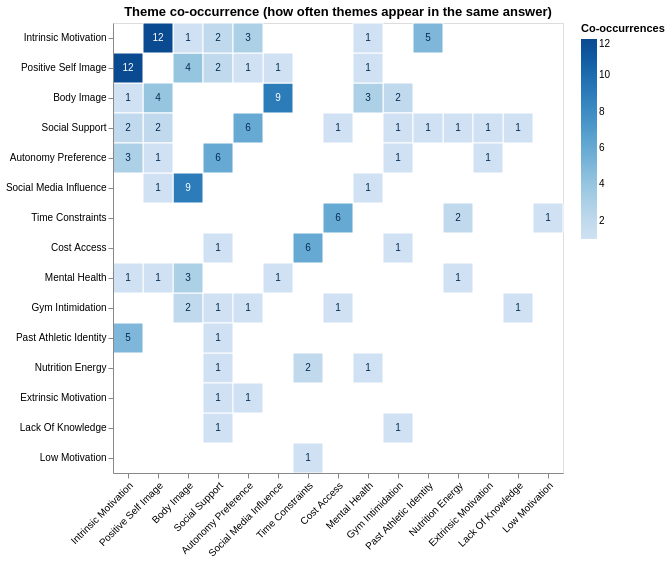

Notebook cell for this chart:
### Markdown cell above
---
## Viz 4: Theme co-occurrence heatmap

Shows which barrier themes tend to appear together in the same answers.

### Tableau instructions
1. Open `viz4_cooccurrence.csv` (already in long format)
2. Drag `theme_1` to **Rows**
3. Drag `theme_2` to **Columns**
4. Drag `count` to **Color**
5. Change mark type to **Square**
6. Color -> Edit Colors -> sequential Blue palette
7. Drag `count` to **Label**
8. Filter out rows where count = 0 (drag `count` to Filters, select range, set min to 1)
9. Sort both axes the same way (alphabetical or by total count)

### Code cell
# Deduplicate: keep only one direction (theme_1 < theme_2 alphabetically)
co_dedup = co[co["theme_1"] < co["theme_2"]].copy()
co_dedup = co_dedup[co_dedup["count"] > 0]

# Full matrix for heatmap (keep both directions)
co_full = co[co["count"] > 0].copy()

# Get theme order by total co-occurrences
theme_totals = co_full.groupby("theme_1")["count"].sum().sort_values(ascending=False)
theme_order = theme_totals.index.tolist()

chart4 = alt.Chart(co_full).mark_rect(stroke="white", strokeWidth=1).encode(
    x=alt.X("theme_2:N", sort=theme_order, title=None,
            axis=alt.Axis(labelAngle=-45)),
    y=alt.Y("theme_1:N", sort=theme_order, title=None),
    color=alt.Color("count:Q",
        scale=alt.Scale(scheme="blues"),
        title="Co-occurrences"
    ),
    tooltip=["theme_1", "theme_2", "count"]
).properties(
    width=450,
    height=450,
    title="Theme co-occurrence (how often themes appear in the same answer)"
)

text4 = alt.Chart(co_full).mark_text(fontSize=10).encode(
    x=alt.X("theme_2:N", sort=theme_order),
    y=alt.Y("theme_1:N", sort=theme_order),
    text=alt.Text("count:Q"),
    color=alt.condition(
        alt.datum.count > 6,
        alt.value("white"),
        alt.value("#042C53")
    )
)

viz4 = (chart4 + text4)

co_full.to_csv("viz_exports/viz4_cooccurrence.csv", index=False)
viz4

### Figure 1 — Vega-Lite specification as saved in the notebook (floating-point values rounded to 4 significant figures)
{"config": {"view": {"continuousWidth": 300, "continuousHeight": 300}}, "layer": [{"mark": {"type": "rect", "stroke": "white", "strokeWidth": 1}, "encoding": {"color": {"field": "count", "scale": {"scheme": "blues"}, "title": "Co-occurrences", "type": "quantitative"}, "tooltip": [{"field": "theme_1", "type": "nominal"}, {"field": "theme_2", "type": "nominal"}, {"field": "count", "type": "quantitative"}], "x": {"axis": {"labelAngle": -45}, "field": "theme_2", "sort": ["Intrinsic Motivation", "Positive Self Image", "Body Image", "Social Support", "Autonomy Preference", "Social Media Influence", "Time Constraints", "Cost Access", "Mental Health", "Gym Intimidation", "Past Athletic Identity", "Nutrition Energy", "Extrinsic Motivation", "Lack Of Knowledge", "Low Motivation"], "title": null, "type": "nominal"}, "y": {"field": "theme_1", "sort": ["Intrinsic Motivation", "Positive Self Image", "Body Image", "Social Support", "Autonomy Preference", "Social Media Influence", "Time Constraints", "Cost Access", "Mental Health", "Gym Intimidation", "Past Athletic Identity", "Nutrition Energy", "Extrinsic Motivation", "Lack Of Knowledge", "Low Motivation"], "title": null, "type": "nominal"}}, "title": "Theme co-occurrence (how often themes appear in the same answer)"}, {"mark": {"type": "text", "fontSize": 10}, "encoding": {"color": {"condition": {"test": "(datum.count > 6)", "value": "white"}, "value": "#042C53"}, "text": {"field": "count", "type": "quantitative"}, "x": {"field": "theme_2", "sort": ["Intrinsic Motivation", "Positive Self Image", "Body Image", "Social Support", "Autonomy Preference", "Social Media Influence", "Time Constraints", "Cost Access", "Mental Health", "Gym Intimidation", "Past Athletic Identity", "Nutrition Energy", "Extrinsic Motivation", "Lack Of Knowledge", "Low Motivation"], "type": "nominal"}, "y": {"field": "theme_1", "sort": ["Intrinsic Motivation", "Positive Self Image", "Body Image", "Social Support", "Autonomy Preference", "Social Media Influence", "Time Constraints", "Cost Access", "Mental Health", "Gym Intimidation", "Past Athletic Identity", "Nutrition Energy", "Extrinsic Motivation", "Lack Of Knowledge", "Low Motivation"], "type": "nominal"}}}], "data": {"name": "data-6606004d5df49bcd263636eb900715e0"}, "height": 450, "width": 450, "$schema": "https://vega.github.io/schema/vega-lite/v5.20.1.json", "datasets": {"data-6606004d5df49bcd263636eb900715e0": [{"theme_1": "Time Constraints", "theme_2": "Low Motivation", "count": 1}, {"theme_1": "Time Constraints", "theme_2": "Nutrition Energy", "count": 2}, {"theme_1": "Time Constraints", "theme_2": "Cost Access", "count": 6}, {"theme_1": "Body Image", "theme_2": "Social Media Influence", "count": 9}, {"theme_1": "Body Image", "theme_2": "Gym Intimidation", "count": 2}, {"theme_1": "Body Image", "theme_2": "Mental Health", "count": 3}, {"theme_1": "Body Image", "theme_2": "Positive Self Image", "count": 4}, {"theme_1": "Body Image", "theme_2": "Intrinsic Motivation", "count": 1}, {"theme_1": "Social Media Influence", "theme_2": "Body Image", "count": 9}, {"theme_1": "Social Media Influence", "theme_2": "Mental Health", "count": 1}, {"theme_1": "Social Media Influence", "theme_2": "Positive Self Image", "count": 1}, {"theme_1": "Lack Of Knowledge", "theme_2": "Gym Intimidation", "count": 1}, {"theme_1": "Lack Of Knowledge", "theme_2": "Social Support", "count": 1}, {"theme_1": "Low Motivation", "theme_2": "Time Constraints", "count": 1}, {"theme_1": "Gym Intimidation", "theme_2": "Body Image", "count": 2}, {"theme_1": "Gym Intimidation", "theme_2": "Lack Of Knowledge", "count": 1}, {"theme_1": "Gym Intimidation", "theme_2": "Social Support", "count": 1}, {"theme_1": "Gym Intimidation", "theme_2": "Cost Access", "count": 1}, {"theme_1": "Gym Intimidation", "theme_2": "Autonomy Preference", "count": 1}, {"theme_1": "Social Support", "theme_2": "Lack Of Knowledge", "count": 1}, {"theme_1": "Social Support", "theme_2": "Gym Intimidation", "count": 1}, {"theme_1": "Social Support", "theme_2": "Nutrition Energy", "count": 1}, {"theme_1": "Social Support", "theme_2": "Cost Access", "count": 1}, {"theme_1": "Social Support", "theme_2": "Positive Self Image", "count": 2}, {"theme_1": "Social Support", "theme_2": "Intrinsic Motivation", "count": 2}, {"theme_1": "Social Support", "theme_2": "Extrinsic Motivation", "count": 1}, {"theme_1": "Social Support", "theme_2": "Autonomy Preference", "count": 6}, {"theme_1": "Social Support", "theme_2": "Past Athletic Identity", "count": 1}, {"theme_1": "Nutrition Energy", "theme_2": "Time Constraints", "count": 2}, {"theme_1": "Nutrition Energy", "theme_2": "Social Support", "count": 1}, {"theme_1": "Nutrition Energy", "theme_2": "Mental Health", "count": 1}, {"theme_1": "Cost Access", "theme_2": "Time Constraints", "count": 6}, {"theme_1": "Cost Access", "theme_2": "Gym Intimidation", "count": 1}, {"theme_1": "Cost Access", "theme_2": "Social Support", "count": 1}, {"theme_1": "Mental Health", "theme_2": "Body Image", "count": 3}, {"theme_1": "Mental Health", "theme_2": "Social Media Influence", "count": 1}, {"theme_1": "Mental Health", "theme_2": "Nutrition Energy", "count": 1}, {"theme_1": "Mental Health", "theme_2": "Positive Self Image", "count": 1}, {"theme_1": "Mental Health", "theme_2": "Intrinsic Motivation", "count": 1}, {"theme_1": "Positive Self Image", "theme_2": "Body Image", "count": 4}, {"theme_1": "Positive Self Image", "theme_2": "Social Media Influence", "count": 1}, {"theme_1": "Positive Self Image", "theme_2": "Social Support", "count": 2}, {"theme_1": "Positive Self Image", "theme_2": "Mental Health", "count": 1}, {"theme_1": "Positive Self Image", "theme_2": "Intrinsic Motivation", "count": 12}, {"theme_1": "Positive Self Image", "theme_2": "Autonomy Preference", "count": 1}, {"theme_1": "Intrinsic Motivation", "theme_2": "Body Image", "count": 1}, {"theme_1": "Intrinsic Motivation", "theme_2": "Social Support", "count": 2}, {"theme_1": "Intrinsic Motivation", "theme_2": "Mental Health", "count": 1}, {"theme_1": "Intrinsic Motivation", "theme_2": "Positive Self Image", "count": 12}, {"theme_1": "Intrinsic Motivation", "theme_2": "Autonomy Preference", "count": 3}, {"theme_1": "Intrinsic Motivation", "theme_2": "Past Athletic Identity", "count": 5}, {"theme_1": "Extrinsic Motivation", "theme_2": "Social Support", "count": 1}, {"theme_1": "Extrinsic Motivation", "theme_2": "Autonomy Preference", "count": 1}, {"theme_1": "Autonomy Preference", "theme_2": "Gym Intimidation", "count": 1}, {"theme_1": "Autonomy Preference", "theme_2": "Social Support", "count": 6}, {"theme_1": "Autonomy Preference", "theme_2": "Positive Self Image", "count": 1}, {"theme_1": "Autonomy Preference", "theme_2": "Intrinsic Motivation", "count": 3}, {"theme_1": "Autonomy Preference", "theme_2": "Extrinsic Motivation", "count": 1}, {"theme_1": "Past Athletic Identity", "theme_2": "Social Support", "count": 1}, {"theme_1": "Past Athletic Identity", "theme_2": "Intrinsic Motivation", "count": 5}]}}
